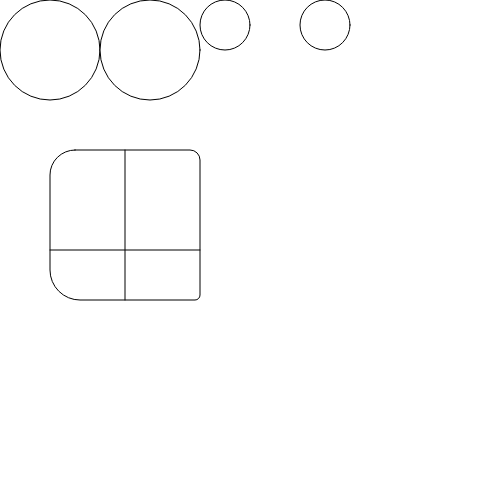
Frame 1 (no input)
Frame 60 (no input): identical to frame 1, image omitted
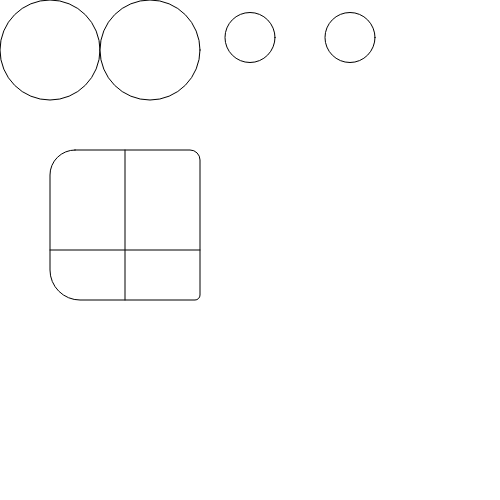
Frame 120 (the mouse pressed at the canvas centre since frame 60)

The p5.js sketch that drew these frames (run headless with seeded random() and noise() and a simulated clock; from frame 60 on, the mouse is pressed at the canvas centre):

// p5.js sketch
// ── sketch.js
var pupilX = 250;
var pupliY = 250;
var eyesX = 0;
var eyesY = 0;

var mapX = 0;
var mapY = 0;

function setup() {
  createCanvas(500,500);
}

function draw() {
  background(255);
  mapX = map(mouseX, 0,width, -25,25);
  console.log(mapX);
  
  mapY = map(mouseY, 0, height, -25,0);
  
  //eyes
  ellipse(50,50,100,100);
  ellipse(150,50,100,100);
  
  //pupils
  ellipse(pupilX + mapX,50 + mapY, 50,50);
  ellipse(pupilX + 100 + mapX,50 +mapY,50,50);
  
  //rect(0,0,499,499);
  
  rect(50,150,150,150,25,10,5,30);
  
  line(50,250,200,250);
  line(125,150,125,300);
}
